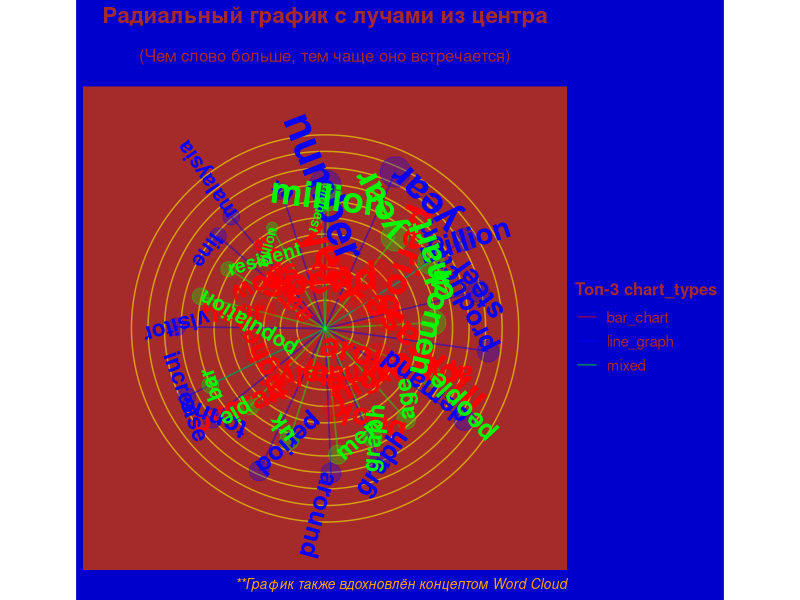

Write the R code that produced this figure.
# Радиальный график токенов
# по проекту "Corpus IELTS - Writing Task 1"

# Данная "композиция" вдохновлена wordcloud, материалами курса и 
# постом Drew Steen с примерами графиков

# install.packages("ggplot2")
# install.packages("dplyr")
# install.packages("readr")
# install.packages("tidyr")
# install.packages("stringr")


library(ggplot2)
library(dplyr)
library(readr)
library(tidyr)
library(stringr)


corpus <- read_csv("corpus_parsed_clean.csv", show_col_types = FALSE)


# Преобразуем леммы в длинный формат, где
# одна строка = один токен

tokens_clean <- corpus %>%
  select(chart_type, lemmas_no_stop) %>%
  mutate(lemmas_no_stop = gsub("\\[|\\]|'", "", lemmas_no_stop)) %>%
  separate_rows(lemmas_no_stop, sep = ",\\s*") %>%
  rename(token = lemmas_no_stop) %>%
  filter(!is.na(token), token != "")


# Выберем 3 самых частотных типа chart_type

top_types <- tokens_clean %>%
  count(chart_type, sort = TRUE, name = "type_total") %>%
  slice_head(n = 3) %>%
  mutate(
    type_rank = row_number(),
    plot_colour = c("red", "green", "blue")
  )

# Выбираем три основных типа графиков,
# считаем частоту токенов внутри каждого из них
# и оставляем по 15 самых частотных слов на каждый тип
top_words <- tokens_clean %>%
  filter(chart_type %in% top_types$chart_type) %>%
  count(chart_type, token, sort = TRUE, name = "freq") %>%
  group_by(chart_type) %>%
  slice_head(n = 15) %>%
  ungroup() %>%
  left_join(top_types, by = "chart_type")


# Закрепляем случайное расположение слов
# (Иначе при каждом запуске будут разные значения)
set.seed(31)


# Задаём базовый радиус для каждого из трёх типов,
# чтобы они располагались на разных кольцах

top_words <- top_words %>%
  mutate(
    ring = case_when(
      type_rank == 1 ~ 1.4,
      type_rank == 2 ~ 2.6,
      type_rank == 3 ~ 3.3
    )
  )

# Распределяем слова по кругу внутри каждого типа графика
# Для этого задаём угол, радиус, поворот текста и выравнивание
# Дополнительная случайность нужна, чтобы график выглядел хаотично и менее читаемо

# Каждому слову назначается место на круге (theta),
# задаётся расстояние от центра (radius),
# слово случайно поворачивается (angle_text),
# а также слово случайно сдвигается по выравниванию (hjust_text)

top_words <- top_words %>%
  group_by(chart_type) %>%
  mutate(
    id = row_number(),
    theta = seq(0, 2 * pi, length.out = n() + 1)[1:n()],
    theta = theta + runif(n(), -0.20, 0.20),
    radius = ring + runif(n(), -0.35, 0.35),
    angle_text = (theta * 180 / pi) +
      sample(c(-120, -90, -60, -30, 0, 30, 60, 90, 120, 180), n(), replace = TRUE),
    hjust_text = sample(c(0, 0.5, 1), n(), replace = TRUE)
  ) %>%
  ungroup()


# Создаём координаты для лучей, идущих от центра к словам
segments_df <- top_words %>%
  mutate(
    x = theta,
    y = radius,
    x0 = theta,
    y0 = 0
  )

# Создадим лишние фоновые кольца
# - на каких расстояниях от центра должны быть кольца
rings_df <- data.frame(y = seq(0.6, 4.2, by = 0.35))


# Строим график
p <- ggplot(top_words, aes(x = theta, y = radius, colour = chart_type)) +
  
  # Лишние круги на фоне
  geom_hline(
    data = rings_df,
    aes(yintercept = y),
    inherit.aes = FALSE,
    colour = "yellow",
    linewidth = 0.5,
    alpha = 0.55
  ) +
  
  # Лучи к словам
  geom_segment(
    data = segments_df,
    aes(x = x0, y = y0, xend = x, yend = y),
    linewidth = 0.6,
    alpha = 0.45,
    show.legend = TRUE
  ) +
  
  # Добавим полупрозрачные точки в позициях слов,
  # чтобы сделать график ещё более трудным в восприятии
  geom_point(
    aes(size = freq),
    alpha = 0.3,
    show.legend = FALSE
  ) +
  
  # Слова - сделаем их жирным шрифтом
  geom_text(
    aes(
      label = token,
      size = freq,
      angle = angle_text,
      hjust = hjust_text
    ),
    fontface = "bold",
    alpha = 0.95,
    show.legend = FALSE
  ) +
  
  # Полярные координаты
  coord_polar(theta = "x") +
  
  # Цвета по типам
  scale_colour_manual(
    values = setNames(top_types$plot_colour, top_types$chart_type)
  ) +
  
  # Размер слов
  scale_size(range = c(3.5, 11)) +
  
  # Показываем легенду по топ-3 по частотности типам графиков в корпусе
  guides(
    size = "none",
    colour = guide_legend(title = "Топ-3 chart_types")
  ) +
  
  # Подписи 
  labs(
    title = "Радиальный график с лучами из центра",
    subtitle = "(Чем слово больше, тем чаще оно встречается)",
    caption = "**График также вдохновлён концептом Word Cloud"
  ) +
  
  # Оформление - выберем цвета, сложно воспринимающиеся глазу
  theme_void() +
  theme(
    plot.background = element_rect(fill = "blue3", colour = NA),
    plot.margin = margin(5, 5, 5, 5),
    panel.background = element_rect(fill = "brown", colour = NA),
    legend.background = element_rect(fill = "blue3", colour = NA),
    legend.key = element_rect(fill = "blue3", colour = NA),
    legend.position = "right",
    legend.title = element_text(face = "bold", size = 12, colour = "brown"),
    legend.text = element_text(size = 11, colour = "brown"),
    plot.title = element_text(size = 16, face = "bold", hjust = 0.5, colour = "brown", margin = margin(b = 15)),
    plot.subtitle = element_text(size = 12, hjust = 0.5, colour = "brown", margin = margin(b = 15)),
    plot.caption = element_text(size = 10, face = "italic", hjust = 1, colour = "orange")
  )



# Сохраняем итоговую версию
ggsave(
  filename = "Krylova_22.03.26.png",
  plot = p,
  width = 11,
  height = 11,
  dpi = 300
)
